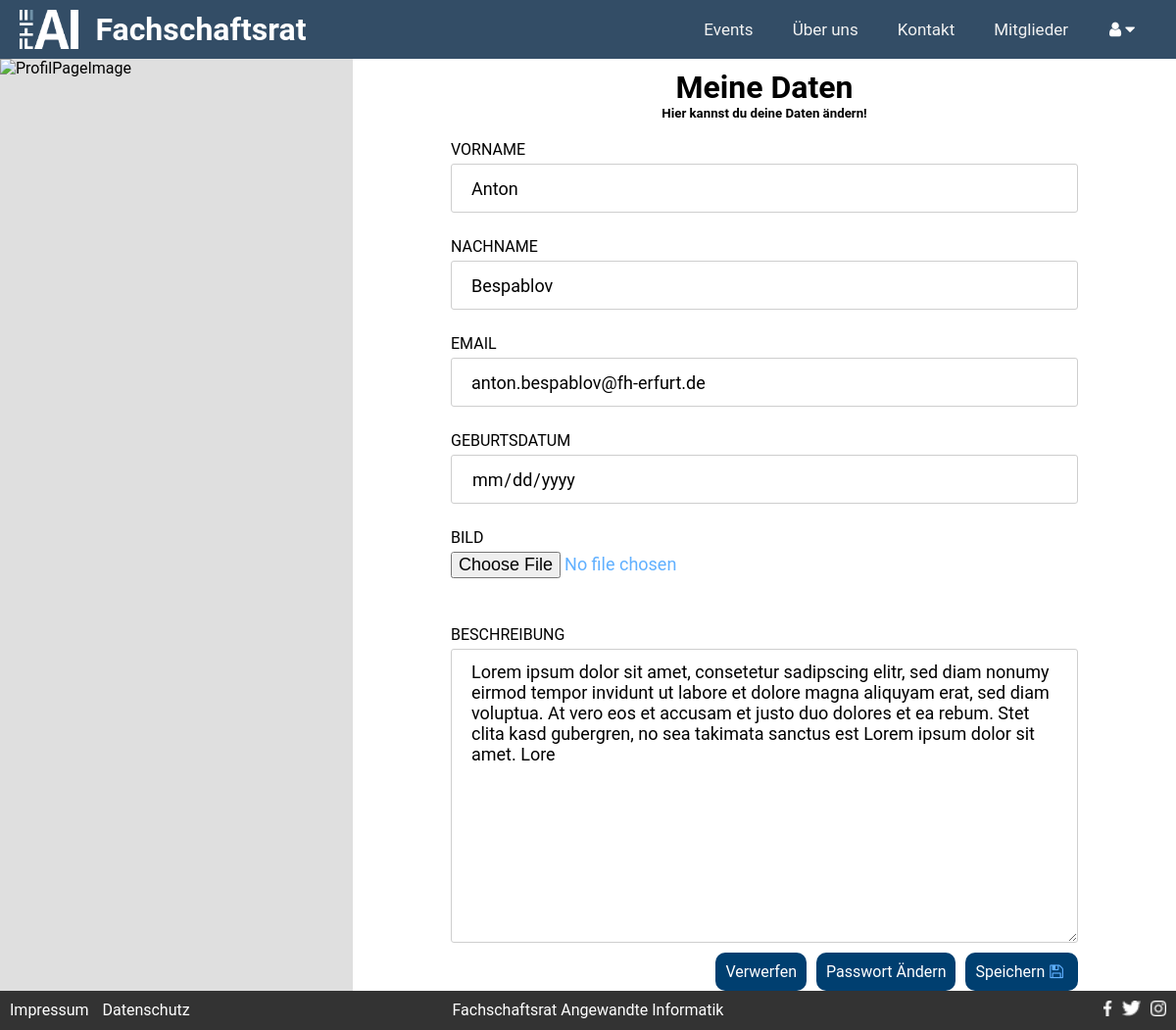
/index.php/?c=pages&a=profil (signed in), run on an earlier commit of the app's database.
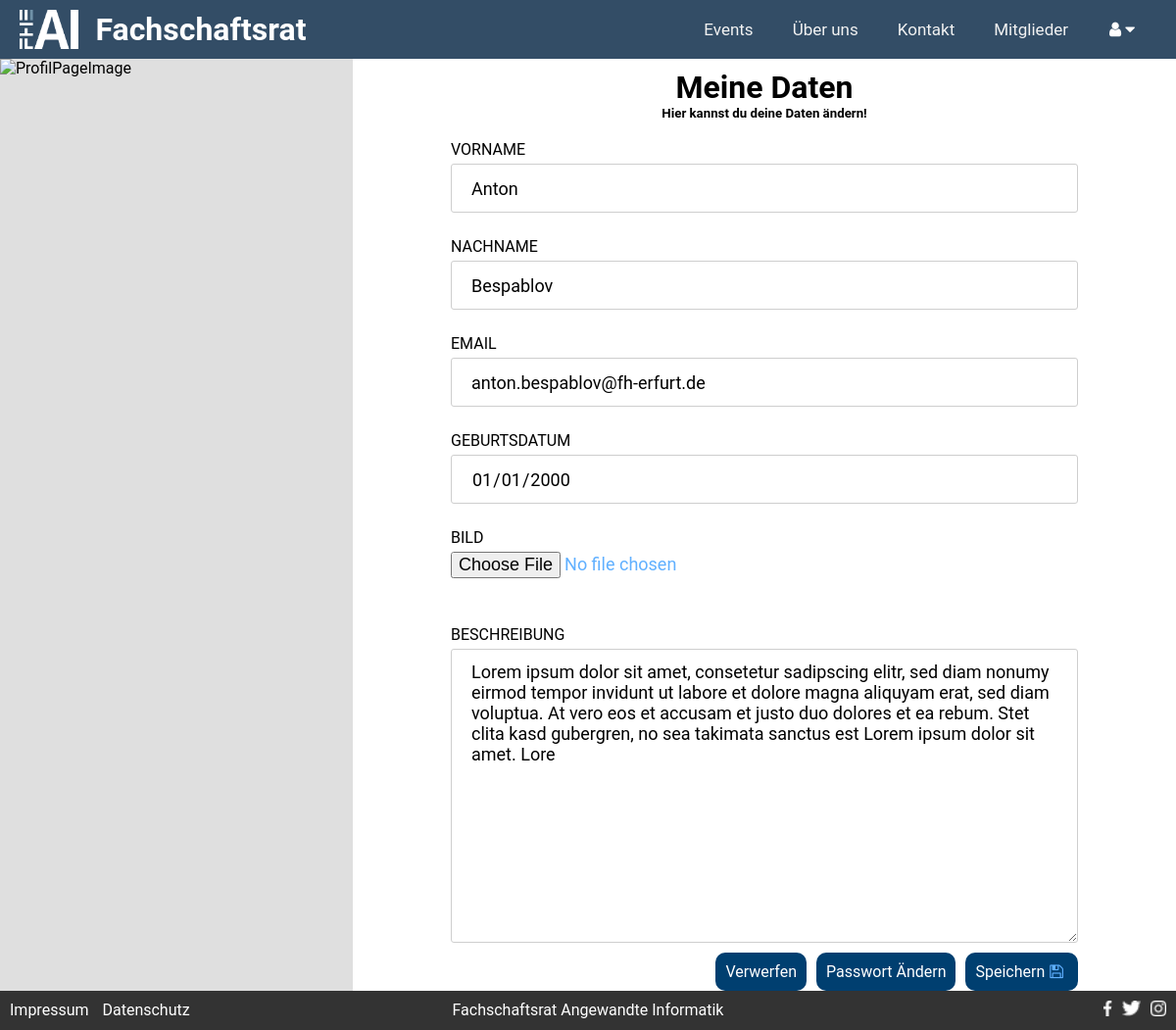
And on a later commit of the database.
### tables this page shows
CREATE TABLE IF NOT EXISTS `USER` (
  `ID` INT NOT NULL AUTO_INCREMENT,
  `CREATED_AT` TIMESTAMP NOT NULL DEFAULT CURRENT_TIMESTAMP,
  `UPDATED_AT` TIMESTAMP NULL DEFAULT NULL ON UPDATE CURRENT_TIMESTAMP,
  `FIRSTNAME` VARCHAR(21) NOT NULL,
  `LASTNAME` VARCHAR(24) NOT NULL,
  `DATE_OF_BIRTH` DATE NOT NULL,
  `DESCRIPTION` TEXT NULL,
  `PICTURE` VARCHAR(13) NULL,
  `EMAIL` VARCHAR(62) NOT NULL,
  `PASSWORD` VARCHAR(255) NOT NULL,
  `ROLE_ID` INT NOT NULL,
  PRIMARY KEY (`ID`),
  INDEX `fk_USER_ROLE1_idx` (`ROLE_ID` ASC),
  CONSTRAINT `fk_USER_ROLE1`
    FOREIGN KEY (`ROLE_ID`)
    REFERENCES `ROLE` (`ID`)
    ON DELETE NO ACTION
    ON UPDATE NO ACTION);

### models/baseModel.class.php (called while the page is built, shortened)
<?php
abstract class BaseModel
{
    public static function tablename()
    {
        $class = get_called_class();
        if(defined($class.'::TABLENAME'))
        {
            return $class::TABLENAME;
        }
        return null;
    }
    public static function findOne($where = '')
    {
        $db  = $GLOBALS['db'];
        $result = null;
        try
        {
            $sql = 'SELECT * FROM ' . self::tablename();
            if(!empty($where))
            {
                $sql .= ' WHERE ' . $where .  ';';
            }
            $result = $db->query($sql)->fetch();
        }
        catch(\PDOException $e)
        {
            die('Select statment failed: ' . $e->getMessage());
        }
        return $result;
    }
}

### controller/pages_controller.php (called while the page is built, shortened)
<?php
class PagesController extends Controller{
    public function actionprofil(){
        $where = 'ID = '. $_SESSION['userId'];
        $user = User::findOne($where);
    }
}

### views/pages/profil.php (the view)
<div class="SitePicture" id="fadeInImg">
    <img class="center" src="<?=ROOTPATH.'assets/images/matrix.jpg'?>" alt="ProfilPageImage">
</div>
<div action="#" method="post" class="Content" id="fadeIn">
    <form autocomplete= "off">
        <h1>Meine Daten</h1>
        <h5>Hier kannst du deine Daten ändern!</h5>
        <label for="frontname">VORNAME </label>
        <input type = "text" id="frontname" name="frontname"
                value = "<?=htmlspecialchars($userProfil['FIRSTNAME'])?>">
        <label for="rearname">NACHNAME </label>
        <input type = "text" id="rearname" name="rearname"
               value = "<?=htmlspecialchars($userProfil['LASTNAME'])?>">
        <label for="email">EMAIL </label>
        <input type = "email" id="email" name="email"
               value = "<?=htmlspecialchars($userProfil['EMAIL'])?>">
        <label for="dateOfBirth">GEBURTSDATUM </label>
        <input type = "date" id="dateOfBirth" name="dateOfBirth"
               value = "<?=htmlspecialchars($userProfil['DATE_OF_BIRTH'])?>">
        <label for="picture">BILD </label>
        <input type = "file"  accept=".jpg, .jpeg, .png" id="picture" name="picture"
               value = "<?=htmlspecialchars($userProfil['PICTURE'])?>">
        <label for="description">BESCHREIBUNG  </label>
            <textarea name="description" id="description" cols="44" rows="5"><?=htmlspecialchars($userProfil['DESCRIPTION'])?></textarea>
        <button type="submit">Speichern<i class="fa fa-floppy-o" aria-hidden="true"></i></button>
        <button type="button">Passwort Ändern</button>
        <button type="reset"> Verwerfen</button>
    </form>
</div>

What changed in the data, as far as the page shows it:
changed user "Anton": dateOfBirth (not shown) → "01/01/2000"
